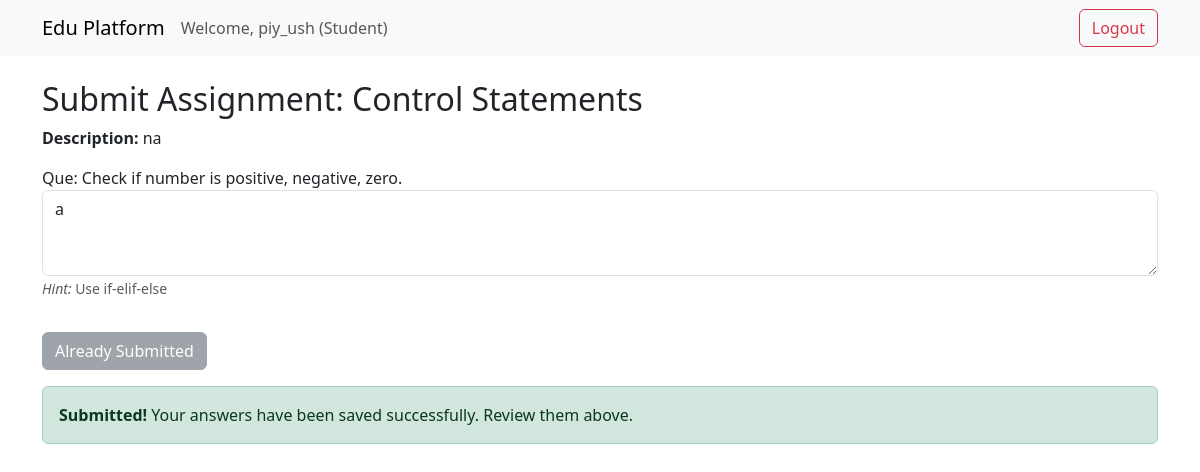
Screenshot of /submit/97/ (signed in) with the database file from the repository.
### core/models.py (models this page shows, shortened)
class User(AbstractUser):
    ROLE_CHOICES = [
        ('teacher', 'Teacher'),
        ('student', 'Student'),
    ]
    role = models.CharField(max_length=10, choices=ROLE_CHOICES, default='student')
    email = models.EmailField(unique=True)

class Assignment(models.Model):
    subject = models.ForeignKey(Subject, on_delete=models.CASCADE)
    topic = models.CharField(max_length=100)  # From CSV topics
    description = models.TextField()
    announcement_date = models.DateTimeField()
    due_date = models.DateTimeField()
    pdf_file = models.FileField(upload_to='assignments/', blank=True)
    created_by = models.ForeignKey(User, on_delete=models.CASCADE)
    created_at = models.DateTimeField(auto_now_add=True)
    is_adaptive = models.BooleanField(default=False)
    questions = models.ManyToManyField(Question, blank=True)
    students = models.ManyToManyField(User, related_name='assignments', blank=True, help_text="Students assigned to this assignment")

class Question(models.Model):
    LEVEL_CHOICES = [
        ('low', 'Low'),
        ('medium', 'Medium'),
        ('high', 'High'),
    ]
    subject = models.ForeignKey(Subject, on_delete=models.CASCADE, null=True)
    topic = models.CharField(max_length=100)
    level = models.CharField(max_length=10, choices=LEVEL_CHOICES,default='medium')
    question = models.CharField(max_length=100)
    hint = models.TextField(blank=True)

### core/views.py (the view, shortened to what this page needs)
# urls.py: path('submit/<int:assignment_id>/', views.submit_assignment, name='submit_assignment'),
@login_required
def submit_assignment(request, assignment_id):
    assignment = get_object_or_404(
        Assignment,
        id=assignment_id,
        subject__enrollment__student=request.user
    )
    submission = Submission.objects.filter(
        student=request.user,
        assignment=assignment
    ).first()
    is_submitted = submission is not None
    print(f"DEBUG: Already submitted? {is_submitted}")
    selected_questions = list(assignment.questions.all())
    if not selected_questions:
        selected_questions = list(Question.objects.filter(topic=assignment.topic))
        if selected_questions:
            messages.warning(request, f"No questions linked to this assignment. Showing topic-based fallback for '{assignment.topic}'.")
            no_questions = False
        else:
            messages.error(request, 'No questions available for this assignment.')
            no_questions = True
            due_date_passed = assignment.due_date < timezone.now() if hasattr(assignment, 'due_date') else False
            context = {
                'assignment': assignment,
                'selected_questions': [],  # Empty list
                'no_questions': True,
                'due_date_passed': due_date_passed,
                'is_submitted': False,
                'submission': None,
            }
            return render(request, 'core/submit_assignment.html', context)
    else:
        no_questions = False
    due_date_passed = assignment.due_date < timezone.now() if hasattr(assignment, 'due_date') else False
    answers_dict = {}
    if submission and submission.answers:
        try:
            answers_dict = json.loads(submission.answers)
        except json.JSONDecodeError:
            answers_dict = {}
    for q in selected_questions:
        q.answer = answers_dict.get(str(q.id), request.POST.get(f'answers_{q.id}', '').strip() if request.method == 'POST' else '')
    context = {
        'assignment': assignment,
        'selected_questions': selected_questions,  # Now with .answer attached
        'no_questions': no_questions,
        'due_date_passed': due_date_passed,
        'is_submitted': is_submitted,
        'submission': submission,
    }
    return render(request, 'core/submit_assignment.html', context)

### templates/core/submit_assignment.html (shortened to what this page needs)
{% extends 'core/base.html' %} {% load static %} {% block content %}
<h2>Submit Assignment: {{ assignment.topic }}</h2>
<p><strong>Description:</strong> {{ assignment.description }}</p>
 {% if no_questions %}
<div class="alert alert-warning">
  No questions available for this assignment.
</div>
{% else %}
<form
  method="post"
  {%
  if
  is_submitted
  %}style="opacity: 0.6; pointer-events: none;"
  {%
  endif
  %}
>
  {% csrf_token %} {% for q in selected_questions %}
  <div class="mb-3">
    <label for="answers_{{ q.id }}">
      Que: {{ q.question|default:"No question text available."|safe }}
    </label>
    <textarea
      name="answers_{{ q.id }}"
      id="answers_{{ q.id }}"
      class="form-control"
      rows="3"
      placeholder="Enter your answer here..."
      required
      {%
      if
      is_submitted
      %}readonly
      disabled{%
      endif
      %}
    >
{{ q.answer|default:'' }}</textarea
    >
    {% if q.hint %}
    <small class="form-text text-muted">
      <em>Hint:</em> {{ q.hint|safe }}
    </small>
    {% endif %}
  </div>
  {% endfor %} {% if not is_submitted %}
  <button type="submit" class="btn btn-primary mt-3">Submit Answers</button>
  {% else %}
  <button type="button" class="btn btn-secondary mt-3" disabled>
    Already Submitted
  </button>
  <div class="alert alert-success mt-3">
    <strong>Submitted!</strong> Your answers have been saved successfully.
    Review them above.
  </div>
  {% endif %}
</form>
{% endif %}
{% endblock %}

### templates/core/base.html (shortened to what this page needs)
<!DOCTYPE html>
<html lang="en">
  <head>
    <link
      href="https://cdn.jsdelivr.net/npm/bootstrap@5.3.0/dist/css/bootstrap.min.css"
      rel="stylesheet"
    />
    <link
      rel="stylesheet"
      href="{% load static %}{% static 'css/wallpaper.css' %}"
    />
  </head>
  <body>
    <nav class="navbar navbar-expand-lg navbar-light bg-light">
      <div class="container">
        <a
          class="navbar-brand"
          href="{% url 'core:home' %}
"
          >Edu Platform</a
        >
        {% if user.is_authenticated %}
        <span class="navbar-text"
          >Welcome, {{ user.username }} ({{ user.role|title }})</span
        >
        <a href="{% url 'core:logout' %}" class="btn btn-outline-danger ms-auto"
          >Logout</a
        >
        {% endif %}
      </div>
    </nav>
    <div class="container mt-4">
       {% block content %}{% endblock %}
    </div>
  </body>
</html>

### rows the page displays
User: username "piy_ush", role "Student"
Assignment: topic "Control Statements", description "na"
Question: question "Check if number is positive, negative, zero.", id "a", hint "Use if-elif-else"
